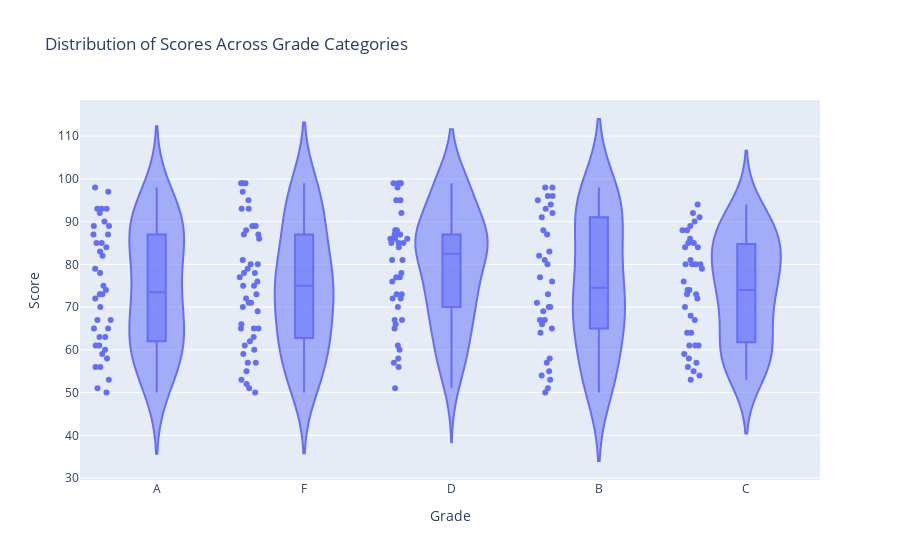

The cell this chart's notebook holds for it:
### Markdown cell above
![image.png](attachment:image.png)

### Code cell
#Answer >> 

import plotly.express as px
import numpy as np
import pandas as pd

np.random.seed(15)

data = {
    'Grade': np.random.choice(['A', 'B', 'C', 'D', 'F'], 200),
    'Score': np.random.randint(50, 100, 200)
}
df = pd.DataFrame(data)

fig = px.violin(df, x='Grade', y='Score', box=True, points='all', title='Distribution of Scores Across Grade Categories')
fig.show()

### Figure 1 — Plotly figure (JSON) as saved in the notebook; plotly's stock layout.template omitted (floating-point values rounded to 4 significant figures; data arrays with more than 128 entries replaced by an {"elided": "..."} marker saying what was removed)
{"data": [{"alignmentgroup": "True", "box": {"visible": true}, "hovertemplate": "Grade=%{x}<br>Score=%{y}<extra></extra>", "legendgroup": "", "marker": {"color": "#636efa"}, "name": "", "offsetgroup": "", "orientation": "v", "points": "all", "scalegroup": "True", "showlegend": false, "type": "violin", "x": {"elided": "200 str values"}, "x0": " ", "xaxis": "x", "y": {"elided": "200 int values"}, "y0": " ", "yaxis": "y"}], "layout": {"legend": {"tracegroupgap": 0}, "title": {"text": "Distribution of Scores Across Grade Categories"}, "violinmode": "group", "xaxis": {"anchor": "y", "domain": [0, 1], "title": {"text": "Grade"}}, "yaxis": {"anchor": "x", "domain": [0, 1], "title": {"text": "Score"}}}}
